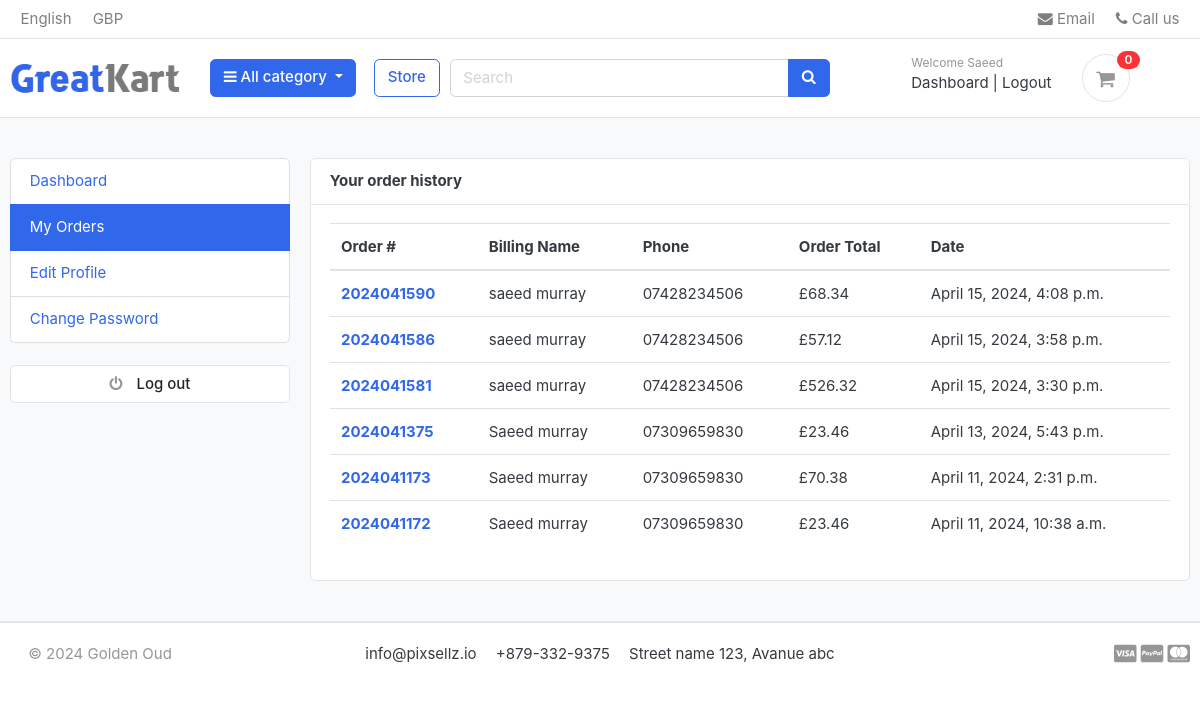
The page /accounts/my_orders/ (signed in) on the database its author committed.
### accounts/models.py (models this page shows, shortened)
class Account(AbstractBaseUser):
    first_name = models.CharField(max_length=50)
    last_name = models.CharField(max_length=50)
    username = models.CharField(max_length=50, unique=True)
    email = models.EmailField(max_length=100, unique=True)
    phone_number = models.CharField(max_length=50)
    date_joined = models.DateTimeField(auto_now_add=True)
    last_joined = models.DateTimeField(auto_now_add=True)
    is_admin = models.BooleanField(default=False)
    is_staff = models.BooleanField(default=False)
    is_active = models.BooleanField(default=False)
    is_superadmin = models.BooleanField(default=False)
    USERNAME_FIELD = 'email'
    REQUIRED_FIELDS = ['username', 'first_name', 'last_name']
    objects = MyAccountManager()

### orders/models.py (models this page shows, shortened)
class Order(models.Model):
    STATUS = (
        ('New', 'New'),
        ('Accepted', 'Accepted'),
        ('Completed', 'Completed'),
        ('Cancelled', 'Cancelled'),
    )
    user = models.ForeignKey(Account, on_delete=models.SET_NULL, null=True)
    payment = models.ForeignKey(Payment, on_delete=models.SET_NULL, null=True)
    order_number = models.CharField(max_length=20)
    first_name = models.CharField(max_length=50)
    last_name = models.CharField(max_length=50)
    phone = models.CharField(max_length=15)
    email = models.EmailField(max_length=50)
    address_line_1 = models.CharField(max_length=50)
    address_line_2 = models.CharField(max_length=50, blank=True)
    country = models.CharField(max_length=50)
    state = models.CharField(max_length=50, blank=True)
    city = models.CharField(max_length=50)
    post_code = models.CharField(max_length=10)
    order_note = models.CharField(max_length=100, blank=True)
    order_total = models.FloatField()
    tax = models.FloatField()
    status = models.CharField(max_length=10, choices=STATUS, default='New')
    ip = models.CharField(blank=True, max_length=20)
    is_ordered = models.BooleanField(default=False)
    created_at = models.DateTimeField(auto_now_add=True)
    updated_at = models.DateTimeField(auto_now=True)
    def full_name(self):
        return f'{self.first_name} {self.last_name}'

### accounts/views.py (the view)
# urls.py: path('my_orders/', views.my_orders, name='my_orders'),
@ login_required(login_url='login')
def my_orders(request):
    order = Order.objects.filter(
        user=request.user, is_ordered=True).order_by('-created_at')
    context = {
        'orders': order,
    }
    return render(request, 'accounts/my_orders.html', context)

### carts/context_processors.py (called while the page is built)
def counter(request):
    cart_count = 0
    if 'admin' in request.path:
        return {}
    else:
        try:
            cart = Cart.objects.filter(cart_id=_cart_id(request))
            if request.user.is_authenticated:
                cart_items = CartItem.objects.all().filter(user=request.user)
            else:
                cart_items = CartItem.objects.all().filter(cart=cart[:1])
            for cart_item in cart_items:
                cart_count += cart_item.quantity
        except Cart.DoesNotExist:
            cart_count = 0
        return dict(cart_count=cart_count)

### carts/views.py (called while the page is built)
def _cart_id(request):
    cart = request.session.session_key
    if not cart:
        cart = request.session.create()
    return cart

### category/context_processors.py (called while the page is built)
def menu_links(request):
    links = Category.objects.all()
    return dict(links=links)

### category/models.py (called while the page is built)
    def get_url(self):
        return reverse('products_by_category', args=[self.slug])

### templates/accounts/my_orders.html (shortened to what this page needs)
{% extends 'base.html' %}
{% block content %}
<section class="section-conten padding-y bg">
    <div class="container">
        <div class="row">
         {% include 'includes/dashboard_sidebar.html' %}
        <main class="col-md-9">
            <article class="card">
            <header class="card-header">
                <strong class="d-inline-block mr-3">Your order history</strong>
            </header>
            <div class="card-body">
                <div class="row">
                    <div class="col-md-12">
                        <table class="table table-hover">
                            <thead>
                              <tr>
                                <th scope="col">Order #</th>
                                <th scope="col">Billing Name</th>
                                <th scope="col">Phone</th>
                                <th scope="col">Order Total</th>
                                <th scope="col">Date</th>
                              </tr>
                            </thead>
                            <tbody>
                                {% for order in orders %}
                                <tr>
                                    <th scope="row"><a href="{% url 'order_detail' order.order_number %}">{{order.order_number}}</a></th>
                                    <td>{{order.full_name}}</td>
                                    <td>{{order.phone}}</td>
                                    <td>£{{order.order_total}}</td>
                                    <td>{{order.created_at}}</td>
                                </tr>
                                {% endfor %}
                            </tbody>
                          </table>
                    </div>
                </div>
            </div>
            </article>
        </main>
    </div>
    </div>
    </section>
{% endblock %}

### templates/includes/navbar.html (shortened to what this page needs)
{% load static %}
<header class="section-header">
    <nav class="navbar p-md-0 navbar-expand-sm navbar-light border-bottom">
    <div class="container">
      <div class="collapse navbar-collapse" id="navbarTop4">
        <ul class="navbar-nav mr-auto">
            <li class="nav-item dropdown">
                 <a href="#" class="nav-link">   English </a>
            </li>
            <li class="nav-item dropdown">
                <a href="#" class="nav-link"> GBP </a>
            </li>
        </ul>
        <ul class="navbar-nav">
            <li><a href="#" class="nav-link"> <i class="fa fa-envelope"></i> Email </a></li>
            <li><a href="#" class="nav-link"> <i class="fa fa-phone"></i> Call us </a></li>
        </ul>
      </div>
    </div>
    </nav>
    <section class="header-main border-bottom">
        <div class="container">
    <div class="row align-items-center">
        <div class="col-lg-2 col-md-3 col-6">
            <a href="{% url 'home' %}" class="brand-wrap">
                <img class="logo" src="{% static './images/logo.png' %}">
            </a>
        </div>
        <div class="col-lg col-sm col-md col-6 flex-grow-0">
            <div class="category-wrap dropdown d-inline-block float-right">
                <button type="button" class="btn btn-primary dropdown-toggle" data-toggle="dropdown">
                    <i class="fa fa-bars"></i> All category
                </button>
            </div>
        </div>
        <div class="sm-col-2 ml-2 mb-3 mb-lg-0 mb-md-0">
            <a href="{% url 'store' %}" class="btn btn-outline-primary">Store</a>
        </div>
        <div class="col-lg-4 col-md-6 col-9 ml-3 ml-md-0 ml-lg-0">
            <form action="{% url 'search' %}" class="search" method="GET">
                <div class="input-group w-100">
                    <input type="text" class="form-control" style="width:60%;" placeholder="Search" name="keyword">
                    <div class="input-group-append">
                      <button class="btn btn-primary" type="submit">
                        <i class="fa fa-search"></i>
                      </button>
                    </div>
                </div>
            </form>
        </div>
        <div class="col-lg-3 col-md-6 col-12 order-2 order-lg-3 ">
            {% if user.id is None %}
                    <div class="d-flex justify-content-end mb-3 mb-lg-0">
                        <div class="widget-header">
                            <small class="title text-muted">Welcome guest!</small>
                            <div>
                                <a href="{% url 'login' %}">Sign in</a> <span class="dark-transp"> | </span>
                                <a href="{% url 'register' %}"> Register</a>
                            </div>
                        </div>
            {% else %}
            <div class="d-flex justify-content-end mb-3 mb-lg-0">
                <div class="widget-header">
                    <small class="title text-muted">Welcome {{user.first_name}}</small>
                    <div>
                        <a href="{% url 'dashboard' %}">Dashboard</a> <span class="dark-transp"> | </span>
                        <a href="{% url 'logout' %}"> Logout </a>
                    </div>
                </div>
            {% endif %}
                        <a href="{% url 'cart' %}"  class="widget-header pl-3 ml-3">
                            <div class="icon icon-sm rounded-circle border"><i class="fa fa-shopping-cart"></i></div>
                            <span class="badge badge-pill badge-danger notify">{{cart_count}}</span>
                        </a>
                    </div>
                </div>
    </div>
        </div>
    </section>
    </header>

### static/css/ui.css (style rules this page uses)
html { font-family: "Inter", sans-serif; font-size: 15px; }
.icon-xs, .icon-sm, .icon-md, .icon-lg { display: inline-block; text-align: center; flex-shrink: 0; flex-grow: 0; }
.icon-sm { width: 48px; height: 48px; line-height: 48px !important; font-size: 20px; }
.padding-y { padding-top: 40px; padding-bottom: 40px; }
article:after, .form-group:after { display: block; clear: both; content: ""; }
.bg { background-color: #f8f9fa; }
.header-main { position: relative; padding-top: 1rem; padding-bottom: 1rem; }
.brand-wrap .logo, .navbar-brand .logo { margin-right: 7px; max-height: 42px; display: inline-block; }
.widget-header { display: inline-block; vertical-align: middle; position: relative; }
.widget-header a { color: #343a40; }
.widget-header i { color: #969696; }
.widget-header .title { display: block; }
.widget-header .notify { position: absolute; top: -3px; right: -10px; }
.notify { position: absolute; top: -4px; right: -10px; display: inline-block; padding: 0.25em 0.6em; font-size: 12px; line-height: 1; text-align: center; border-radius: 3rem; color: #fff; background-color: #fa3434; }

### rows shown on the page
Account: first_name "Saeed"
Order: order_number "2024041590", full_name "saeed murray", phone "07428234506", order_total "68.34", created_at "April 15, 2024, 4:08 p.m."
Order: order_number "2024041586", full_name "saeed murray", phone "07428234506", order_total "57.12", created_at "April 15, 2024, 3:58 p.m."
Order: order_number "2024041581", full_name "saeed murray", phone "07428234506", order_total "526.32", created_at "April 15, 2024, 3:30 p.m."
Order: order_number "2024041375", full_name "Saeed murray", phone "07309659830", order_total "23.46", created_at "April 13, 2024, 5:43 p.m."
Order: order_number "2024041173", full_name "Saeed murray", phone "07309659830", order_total "70.38", created_at "April 11, 2024, 2:31 p.m."
Order: order_number "2024041172", full_name "Saeed murray", phone "07309659830", order_total "23.46", created_at "April 11, 2024, 10:38 a.m."

### other values the page prints
{{ cart_count }} "0"
